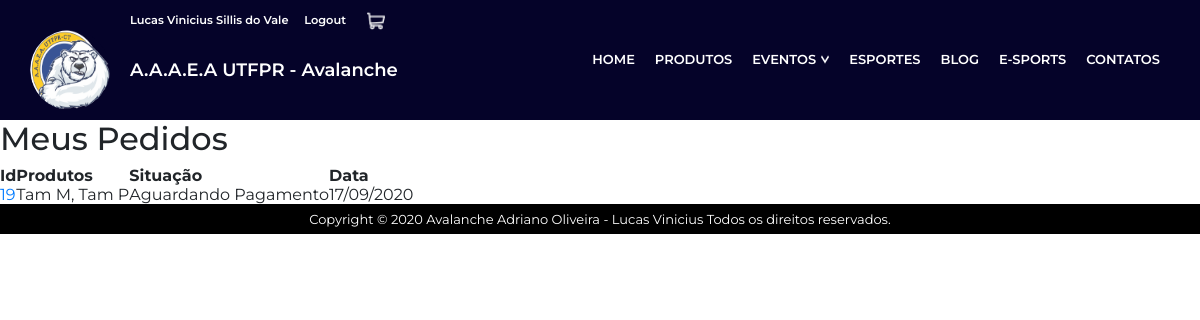
Screenshot of /Meus_Pedidos/ (signed in) with the database file from the repository.
### Contas/models.py (models this page shows, shortened)
class user(AbstractBaseUser, PermissionsMixin):
    Cursos = (
    ('Nenhum', 'Nenhum'), ('Administração', 'Administração'), ('Arquitetura e Urbanismo', 'Arquitetura e Urbanismo'),
    ('Bacharelado em Química', 'Bacharelado em Química'),
    ('Comunicação Organizacional', 'Comunicação Organizacional'),
    ('Design', 'Design'),
    ('Educação Física', 'Educação Física'),
    ('Engenharia Ambiental e Sanitária', 'Engenharia Ambiental e Sanitária'),
    ('Engenharia Civil', 'Engenharia Civil'),
    ('Engenharia de Computação', 'Engenharia de Computação'),
    ('Engenharia de Controle e Automação', 'Engenharia de Controle e Automação'),
    ('Engenharia Elétrica', 'Engenharia Elétrica'),
    ('Engenharia Eletrônica', 'Engenharia Eletrônica'),
    ('Engenharia Mecânica', 'Engenharia Mecânica'),
    ('Engenharia Mecatrônica', 'Engenharia Mecatrônica'),
    ('Licenciatura em Física', 'Licenciatura em Física'),
    ('Licenciatura em Letras Inglês', 'Licenciatura em Letras Inglês'),
    ('Licenciatura em Letras Português', 'Licenciatura em Letras Português'),
    ('Licenciatura em Matemática', 'Licenciatura em Matemática'),
    ('Licenciatura em Química', 'Licenciatura em Química'),
    ('Sistemas da Informação', 'Sistemas da Informação'),
    ('Tecnologia em Controle e Automação', 'Tecnologia em Controle e Automação'),
    ('Tecnologia em Design Gráfico', 'Tecnologia em Design Gráfico'),
    ('Tecnologia em Radiologia', 'Tecnologia em Radiologia'),
    ('Tecnologia em Sistemas de Telecomunicação', 'Tecnologia em sistemas de Telecomunicação')
    )
    Nome_completo = models.CharField(max_length=255, null=True,unique=True,help_text="Digite o seu nome COMPLETO")
    email = models.EmailField(max_length=255, unique=True, null=True)
    is_active = models.BooleanField(default=True, null=True)
    is_staff = models.BooleanField(default=False, null=True,verbose_name='Diretor')
    Socio = models.BooleanField(default=False, null=True)
    CPF = BRCPFField(max_length=14,unique=True,blank=False,null=False)
    Curso = models.CharField(max_length=255, choices=Cursos, null=True)
    Registro_Academico = models.IntegerField(blank=True,unique=True,null=True,help_text="Caso não é aluno da utfpr,deixar em Branco")
    Telefone = PhoneNumberField(null=False,blank=False,region='BR')
    termos = models.BooleanField(default=True, null=False,verbose_name="Termo de Aceite")
    timestamp = models.DateTimeField(auto_now_add=True, null=True)
    objects = UserManager()
    USERNAME_FIELD = 'email'
    REQUIRED_FIELDS = ['Nome_completo', 'CPF', 'Curso','Telefone']
    @property
    def get_socio(self):
        return self.Socio
    class Meta:
        verbose_name = 'Usuário'
        verbose_name_plural = 'Usuários'
        ordering = ['Nome_completo']

### ecommerce/models.py (models this page shows, shortened)
class pedidos(models.Model):
    STATUS_CHOICES = (
        (0,'Aguardando Pagamento'),
        (1,'Pagamento Concluído'),
        (2,'Entregue'),
        (3,'Cancelada'),
    )
    PAGAMENTO_CHOICES = (
        ('Deposito','Depósito'),
        ('PagSeguro','PagSeguro'),
        ('PicPay','PicPay'),
    )
    usuario = models.ForeignKey(settings.AUTH_USER_MODEL,verbose_name='Usuário',on_delete=models.CASCADE)
    status = models.IntegerField(choices=STATUS_CHOICES,verbose_name='Status do pedido',default=0,blank=True)
    pagamento = models.CharField(max_length=255,choices=PAGAMENTO_CHOICES,blank=False,null=False,verbose_name='Opção de Pagamento',default='Deposito')
    criado = models.DateField(auto_now_add=True,verbose_name='Data de criação')
    objects = pedidosmanager()
    class Meta:
        verbose_name = 'Pedido'
        verbose_name_plural = 'Pedidos'
    def produto(self):
        Produtos_ids = self.Itens.values_list('produto')
        return produtos.objects.filter(pk__in = Produtos_ids)

class produtos(models.Model):
    status = (('Ativo', 'Ativo'), ('Encerrado', 'Encerrado'),)
    modelo = models.ForeignKey(produtobase, verbose_name='Base',null=True,
                               related_name='Produtos',related_query_name='Produtos_Query',on_delete=models.CASCADE)
    name = models.CharField(max_length=255,null = False,blank = False,verbose_name='Nome')
    estoque = models.PositiveIntegerField(verbose_name='Quantidade em estoque')
    Status = models.CharField(max_length=30, null=True, blank=True, choices=status, default='Ativo')
    slug = AutoSlugField(populate_from='name')
    class Meta:
        verbose_name = 'Modelo'
        verbose_name_plural = 'Modelos'
        ordering = ['name']

### ecommerce/views.py (the view)
# urls.py: path('Meus_Pedidos/',MeusPedidosView.as_view(),name = 'Meus_Pedidos'),
class MeusPedidosView(LoginRequiredMixin,ListView):
    template_name = 'MeusPedidos.html'
    login_url = 'Login'
    def get_queryset(self):
        return pedidos.objects.filter(usuario  = self.request.user)

### ecommerce/templates/MeusPedidos.html (shortened to what this page needs)
{% extends 'Base.html' %}
{%load static%}
{%load bootstrap4 %}
{%block body%}
<h2>Meus Pedidos</h2>
{% if object_list is not None%}
<table>
    <thead>
        <tr>
            <th>
                Id
            </th>
            <th>
                Produtos
            </th>
            <th>
                Situação
            </th>
            <th>
                Data
            </th>
        </tr>
    </thead>
    <tbody>
    {%for Pedido in object_list%}
    <tr>
        <td>
            <a href="{%url 'PedidoView' Pedido.pk %}">{{Pedido.pk}}</a>
        </td>
        <td>
            {%for produto in Pedido.produto%}
            {{produto.name}}{%if not forloop.last%},{%endif%}
            {%endfor%}
        </td>
        <td>
            {{Pedido.get_status_display}}
        </td>
        <td>
            {{Pedido.criado|date:"d/m/Y"}}
        </td>
    </tr>
    {%endfor%}
    </tbody>
</table>
{%else%}
<p>Você ainda não tem Pedidos</p>
{%endif%}
{%endblock%}

### Avalancheutfpr/templates/Base.html (shortened to what this page needs)
{% load static %}
{%load bootstrap4 %}
<html>
	<head>
        {% bootstrap_css %}
		<link href="{% static 'css/style.css' %}" rel="stylesheet"/>
	</head>
	<body>
		<header>
            {%if user.is_authenticated%}
            <div class="adicional">
            <div class="usuario"><pre><a href="{%url 'Minha_Conta'%}">{{user.Nome_completo}}</a>     <a href="{%url 'Logout'%}">Logout</a> </pre></div>
            <a href="{% url 'Carrinho'%}"><div class="cart-icon"><img src="{% static 'assets/Cart.png' %}"></div></a>
            </div>
            {%else%}
    <div class="adicional">
        <div class="usuario"><pre><a href="{%url 'Login'%}">Login</a>     <a href="{%url 'Cadastro'%}">Cadastre-se</a></pre></div>
        <a href="{% url 'Carrinho'%}"><div class="cart-icon"><img src="{% static 'assets/Cart.png' %}"></div></a>
    </div>
            {%endif%}
    <div class="header">
        <div class="logo">
            <div class="logoimg"><a href="{% url 'Home'%}"><img src="{%static 'assets/logo.png'%}"></a></div>
        </div>
        <div class="logo-texto"><a href="{% url 'Home'%}">A.A.A.E.A UTFPR - Avalanche</a></div>
        <div class="menu">
             <nav class="menu_nav">
                <ul>
                    <li ><a href="{% url 'Home' %}">Home</a></li>
                    <li><a href="{% url 'Produtos'%}">Produtos</a></li>
                    <li><a href="#">Eventos<img src="{% static 'assets/seta-baixo.png'%}"></a>
                    </li>
                    <li><a href="{% url 'Esportes'%}">Esportes</a></li>
                    <li><a href="{% url 'Blog'%}">Blog</a></li>
                    <li><a href="{% url 'E-sports'%}">E-Sports</a></li>
                    <li><a href="{% url 'Contatos'%}">Contatos</a></li>
                </ul>
            </nav>
        </div>
    </div>
    </header>
		{%block body%}
		{%endblock%}
		<footer>
    <div class="footer--area">
        <div class="footer--item">
                Copyright © 2020  Avalanche Adriano Oliveira - Lucas Vinicius Todos os direitos reservados.
        </div>
    </div>
</footer>
	</body>
</html>

### Avalancheutfpr/static/css/style.css (style rules this page uses)
* { margin:0; padding:0; box-sizing:border-box; }
body { font-family:'Montserrat', Arial, Helvetica, sans-serif; font-size:13px; overflow-x:hidden; }
header { height:120px; background-color:#050329 ; color:#FFF; position: sticky; top: 0; }
.adicional { max-width:1140px; height:20px; margin:auto; padding-top: 12px; display:flex; }
.adicional .usuario a, .adicional .usuario pre { text-decoration: none; font-weight: 600; font-family:'Montserrat', Arial, Helvetica, sans-serif; color: #FFF; }
.adicional .usuario { margin-left: 100px; }
.adicional img { width: 18px; height: 18px; margin-left: 100%; }
.header { max-width:1140px; height:100px; margin:auto; display:flex; align-items:center; }
.logo { width:100px; }
.logoimg img { width:80px; height:80px; background-color:#050329; border-radius:40px; }
.logo-texto { font-size: 18px; font-weight: 600; }
.logo-texto a { text-decoration:None; color:white; }
.menu { flex:1; display:flex; justify-content: flex-end; }
.menu li { list-style:none; }
.menu ul { display:flex; position:relative; }
.menu li a { display:flex; color:#FFF; text-transform: uppercase; font-weight: 600; text-decoration: none; padding-left:10px; padding-right:10px; height:35px; align-items:center; border-bottom:5px solid #050329; }
nav img { width: 13px; height: 13px; padding-left: 5px; }
footer { background-color:#000; }
.footer--item { display: flex; justify-content: center; max-width:1140px; height: 30px; line-height: 30px; margin:auto; color:#FFF; font-size:13px; padding:0 10px 10px 10px; }

### rows the page displays
user: Nome_completo "Lucas Vinicius Sillis do Vale"
pedidos: pk "19", status "Aguardando Pagamento", criado "17/09/2020"
produtos: name "Tam M"
produtos: name "Tam P"
